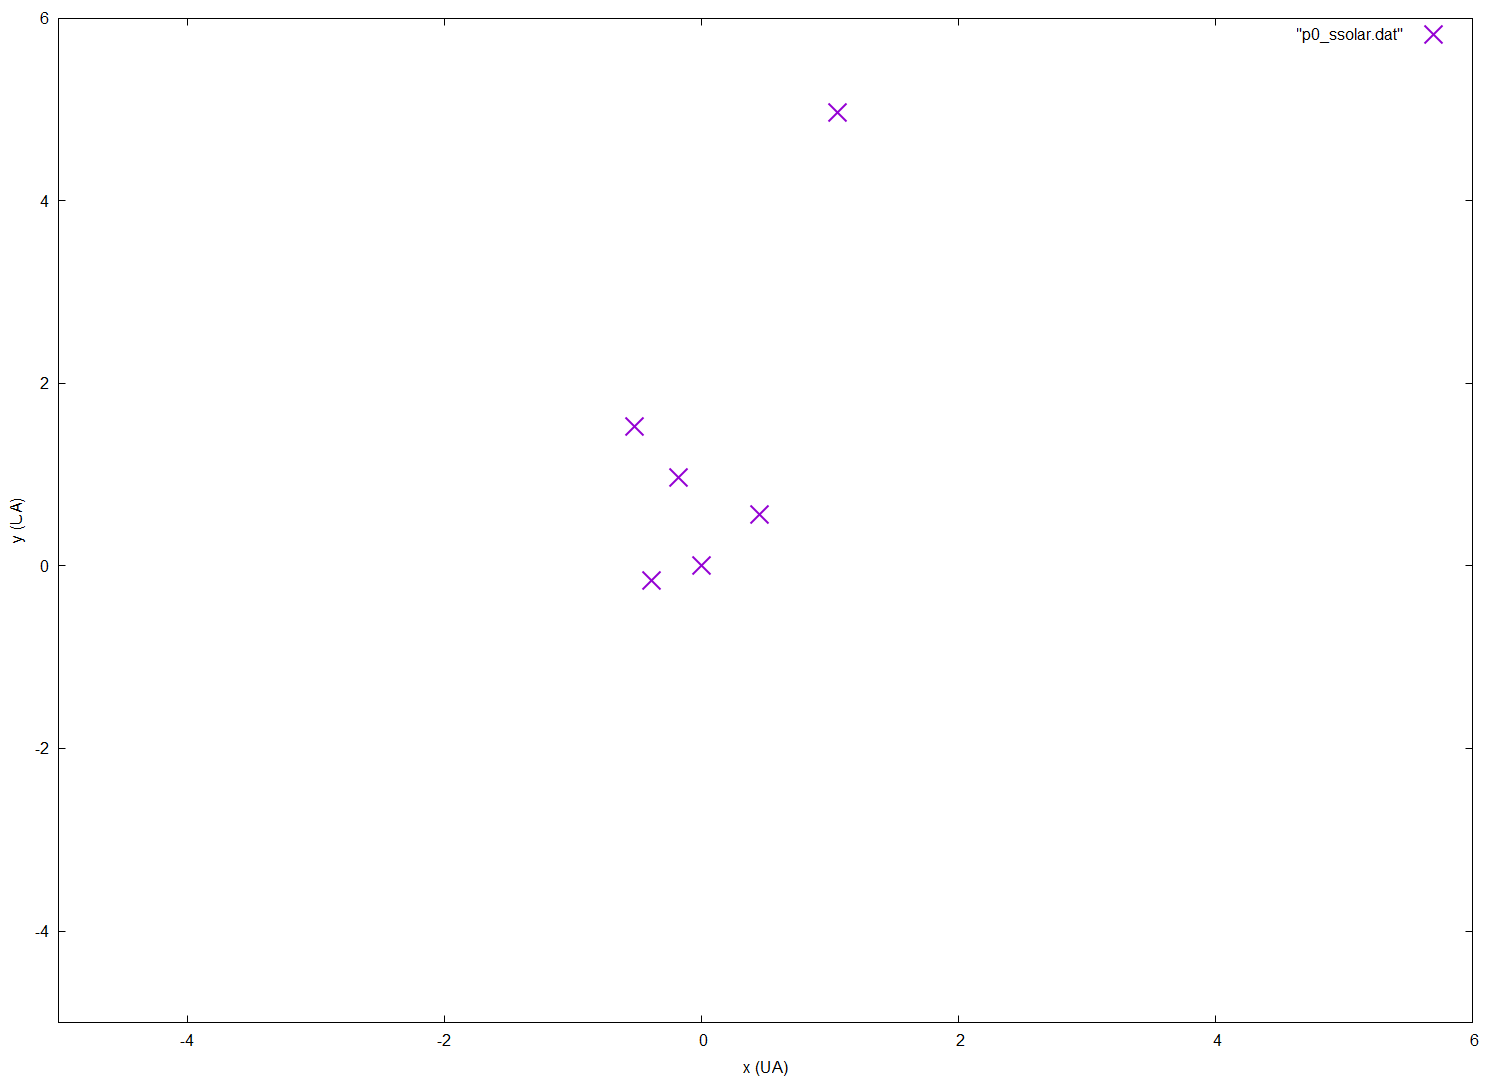

This chart was generated by the following gnuplot code:
set terminal pngcairo enhanced size 1500,1080 font "Arial,12"
set output "ssolar_0.png" 

set xlabel("x (UA)")
set ylabel("y (UA)")
set xrange[-5:6]
set yrange[-5:6]
plot "p0_ssolar.dat" with points pointsize 3 pointtype 2 linewidth 2

set output
